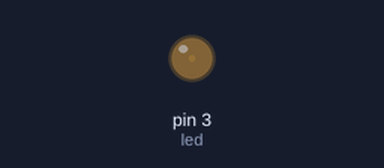
Bench run of a sketch on a simulated Arduino Uno, built with avr-gcc and run on an emulated ATmega328P. Parts: output pins drawn as LEDs (lit = HIGH).

Above: at 0.05 s.
At 1.15 s:
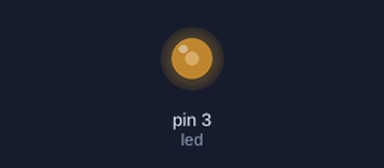
At 2.3 s:
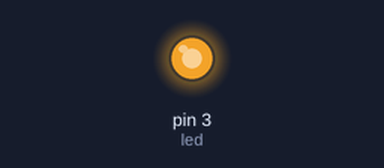
At 4.6 s:
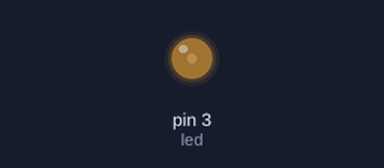
Timing chart, 0 to 6.7 s (numbered marks = the images above):
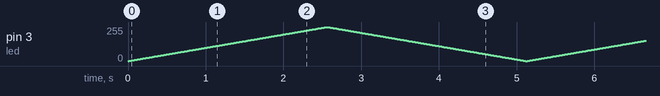

The sketch:

04-LED-PWM.ino
```cpp
int led = 3;

int i = 0;

void setup()
{
}

void loop()
{
  for (i = 0; i <= 255; i=i+1) {
    analogWrite(led, i);
    delay(10); // Wait for 100 millisecond(s)
  }
  for (i = 255; i >= 0; i=i-1) {
    analogWrite(led, i);
    delay(10); // Wait for 100 millisecond(s)
  }
}
```
